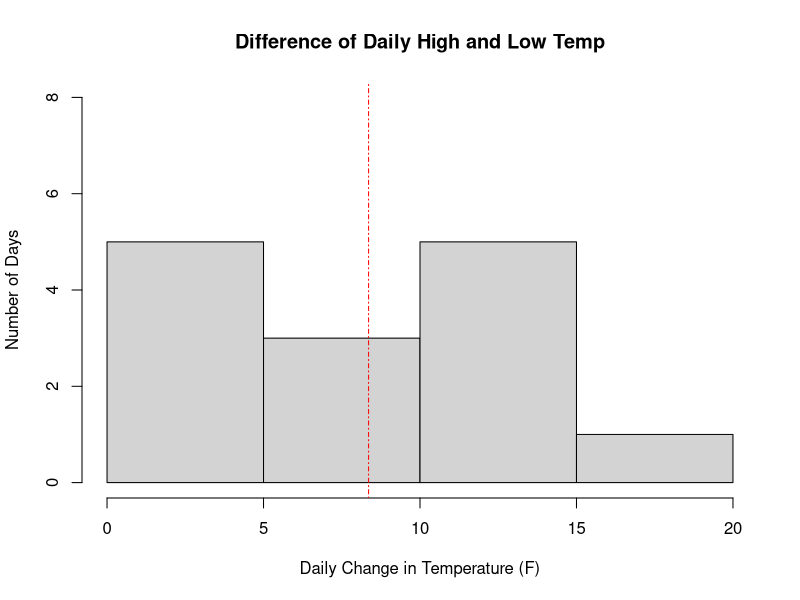
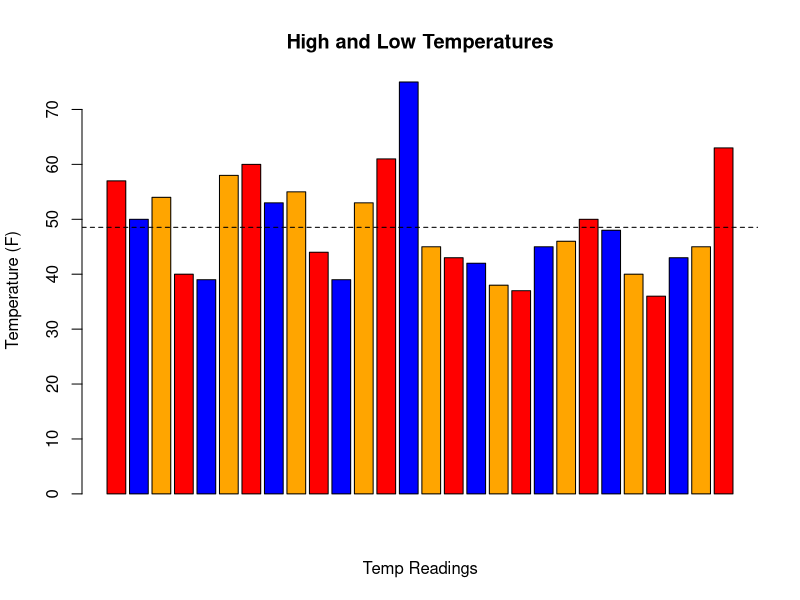
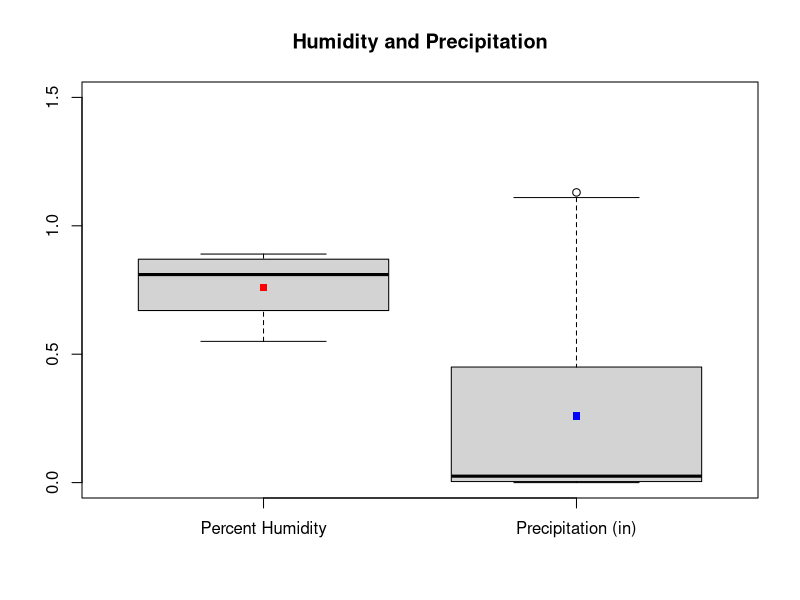

Write R code to recreate these figures, in order.
{
  rm(list=ls()); options(show.error.locations = TRUE);
  weatherData = read.csv("data/LansingWeather3.csv");
  humidityData = weatherData[ ,"humidity"];
  precipData=weatherData[ ,"precipitation"];
  dateData=weatherData[,"date"];
  lowTempData=weatherData[ ,"lowTemp"];
  highTempData=weatherData[ ,"highTemp"];
  changeInTempData=c();
  vectorlength=length(lowTempData);
  for(i in 1:vectorlength)
  {
    changeInTempData[i]=highTempData[i]-lowTempData[i];
  }
  tempDifference=changeInTempData;
  weatherData[ ,"tempDifference"]=tempDifference;
  hist(tempDifference, xlab="Daily Change in Temperature (F)", 
    ylab= "Number of Days", 
    main="Difference of Daily High and Low Temp",breaks=2,ylim=c(0,8));
  meanTempChange=mean(tempDifference);
  abline(v=meanTempChange, col="red",lty=4);
  combineTemps=c(highTempData,lowTempData)
  barplot(combineTemps,main="High and Low Temperatures",ylab="Temperature (F)",
    xlab="Temp Readings",col=c("red","blue","orange")) ##why three bins?
  avgTemp=mean(combineTemps);
  abline(h=avgTemp, col="black", lty=20);
  #after combining temps to create new vector i wasn't able to manipulate x axis
  #to include dates. I'm missing something here.
  humidityDec=c();
  vectorlength2=length(humidityData);
  for(i in 1:vectorlength2)
  {
    humidityDec[i]=humidityData[i]/100;
  }
  averagehumidity=mean(humidityDec);
  averageprecip=mean(precipData);
  boxplot(humidityDec,precipData, ylim=c(0,1.5), names = c("Percent Humidity",
    "Precipitation (in)"),main= "Humidity and Precipitation");
  points(1,0.76, col="red", pch=15);
  points(2,0.26, col="blue", pch=15);
}
## Id like to add y axis scales on both sides with individual labels for inches
## and humidity